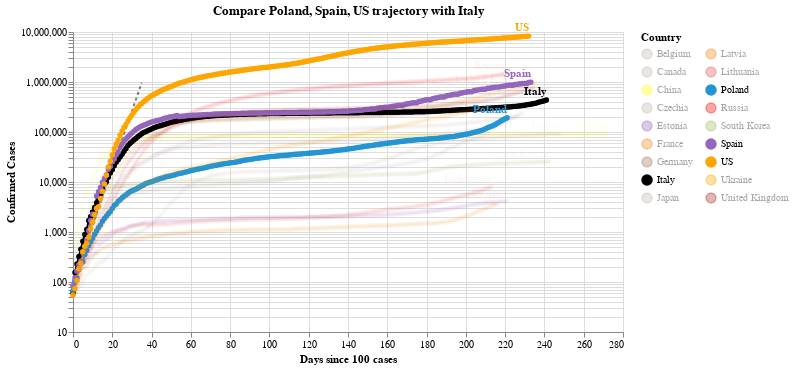

Write notebook code for a chart like this one.
### Code cell
#hide_input
chart2 = make_since_chart(dff2, ['Poland', 'Spain', 'US'], baseline_countries)
chart2

### Figure 1 — Vega-Lite specification as saved in the notebook (floating-point values rounded to 4 significant figures; data arrays with more than 128 entries replaced by an {"elided": "..."} marker saying what was removed)
{"config": {"view": {"continuousWidth": 400, "continuousHeight": 300}}, "layer": [{"data": {"name": "data-628230001892d6798b50651be41d1b3e"}, "mark": {"type": "line", "color": "black", "opacity": 0.5, "strokeDash": [3, 3]}, "encoding": {"x": {"type": "quantitative", "field": "Days since 100 cases"}, "y": {"type": "quantitative", "field": "Confirmed Cases"}}}, {"data": {"name": "data-2a2c817e1a385f3266b8aa4c5d2f966d"}, "mark": {"type": "line", "point": true}, "encoding": {"color": {"type": "nominal", "field": "Country", "legend": {"columns": 2}, "scale": {"domain": ["Belgium", "Canada", "China", "Czechia", "Estonia", "France", "Germany", "Italy", "Japan", "Latvia", "Lithuania", "Poland", "Russia", "South Korea", "Spain", "US", "Ukraine", "United Kingdom"], "range": ["#C1B7AD", "#C1B7AD", "yellow", "#C1B7AD", "#9467bd", "#F58518", "#9D755D", "black", "#C1B7AD", "#F58518", "#E45756", "#2495D3", "red", "#A1BA59", "#9467bd", "orange", "orange", "brown"]}}, "opacity": {"condition": {"value": 1, "selection": "selector004"}, "value": 0.05}, "tooltip": [{"type": "nominal", "field": "Country"}, {"type": "temporal", "field": "Date"}, {"type": "quantitative", "field": "Confirmed Cases"}, {"type": "quantitative", "field": "Days since 100 cases"}], "x": {"type": "quantitative", "field": "Days since 100 cases"}, "y": {"type": "quantitative", "field": "Confirmed Cases", "scale": {"type": "log"}}}, "selection": {"selector004": {"type": "multi", "fields": ["Country"], "bind": "legend", "init": [{"Country": "Poland"}, {"Country": "Spain"}, {"Country": "US"}, {"Country": "Italy"}]}}, "width": 550}, {"data": {"name": "data-2a2c817e1a385f3266b8aa4c5d2f966d"}, "mark": {"type": "text", "align": "right", "dy": -8, "fontWeight": "bold"}, "encoding": {"color": {"type": "nominal", "field": "Country", "legend": {"columns": 2}, "scale": {"domain": ["Belgium", "Canada", "China", "Czechia", "Estonia", "France", "Germany", "Italy", "Japan", "Latvia", "Lithuania", "Poland", "Russia", "South Korea", "Spain", "US", "Ukraine", "United Kingdom"], "range": ["#C1B7AD", "#C1B7AD", "yellow", "#C1B7AD", "#9467bd", "#F58518", "#9D755D", "black", "#C1B7AD", "#F58518", "#E45756", "#2495D3", "red", "#A1BA59", "#9467bd", "orange", "orange", "brown"]}}, "opacity": {"condition": {"value": 1, "selection": "selector004"}, "value": 0.05}, "text": {"type": "nominal", "field": "Country"}, "tooltip": [{"type": "nominal", "field": "Country"}, {"type": "temporal", "field": "Date"}, {"type": "quantitative", "field": "Confirmed Cases"}, {"type": "quantitative", "field": "Days since 100 cases"}], "x": {"type": "quantitative", "field": "Days since 100 cases"}, "y": {"type": "quantitative", "field": "Confirmed Cases", "scale": {"type": "log"}}}, "transform": [{"filter": "(datum['Date'] >= 1603152000000)"}], "width": 550}], "title": "Compare Poland, Spain, US trajectory with Italy", "$schema": "https://vega.github.io/schema/vega-lite/v4.0.2.json", "datasets": {"data-628230001892d6798b50651be41d1b3e": [{"Days since 100 cases": 0, "Confirmed Cases": 100.0}, {"Days since 100 cases": 1, "Confirmed Cases": 130.0}, {"Days since 100 cases": 2, "Confirmed Cases": 169.0}, {"Days since 100 cases": 3, "Confirmed Cases": 219.7}, {"Days since 100 cases": 4, "Confirmed Cases": 285.6}, {"Days since 100 cases": 5, "Confirmed Cases": 371.3}, {"Days since 100 cases": 6, "Confirmed Cases": 482.7}, {"Days since 100 cases": 7, "Confirmed Cases": 627.5}, {"Days since 100 cases": 8, "Confirmed Cases": 815.7}, {"Days since 100 cases": 9, "Confirmed Cases": 1060.0}, {"Days since 100 cases": 10, "Confirmed Cases": 1379.0}, {"Days since 100 cases": 11, "Confirmed Cases": 1792.0}, {"Days since 100 cases": 12, "Confirmed Cases": 2330.0}, {"Days since 100 cases": 13, "Confirmed Cases": 3029.0}, {"Days since 100 cases": 14, "Confirmed Cases": 3937.0}, {"Days since 100 cases": 15, "Confirmed Cases": 5119.0}, {"Days since 100 cases": 16, "Confirmed Cases": 6654.0}, {"Days since 100 cases": 17, "Confirmed Cases": 8650.0}, {"Days since 100 cases": 18, "Confirmed Cases": 11250.0}, {"Days since 100 cases": 19, "Confirmed Cases": 14620.0}, {"Days since 100 cases": 20, "Confirmed Cases": 19000.0}, {"Days since 100 cases": 21, "Confirmed Cases": 24710.0}, {"Days since 100 cases": 22, "Confirmed Cases": 32120.0}, {"Days since 100 cases": 23, "Confirmed Cases": 41750.0}, {"Days since 100 cases": 24, "Confirmed Cases": 54280.0}, {"Days since 100 cases": 25, "Confirmed Cases": 70560.0}, {"Days since 100 cases": 26, "Confirmed Cases": 91730.0}, {"Days since 100 cases": 27, "Confirmed Cases": 119300.0}, {"Days since 100 cases": 28, "Confirmed Cases": 155000.0}, {"Days since 100 cases": 29, "Confirmed Cases": 201500.0}, {"Days since 100 cases": 30, "Confirmed Cases": 262000.0}, {"Days since 100 cases": 31, "Confirmed Cases": 340600.0}, {"Days since 100 cases": 32, "Confirmed Cases": 442800.0}, {"Days since 100 cases": 33, "Confirmed Cases": 575600.0}, {"Days since 100 cases": 34, "Confirmed Cases": 748300.0}, {"Days since 100 cases": 35, "Confirmed Cases": 972800.0}], "data-2a2c817e1a385f3266b8aa4c5d2f966d": {"elided": "4173 records"}}}
